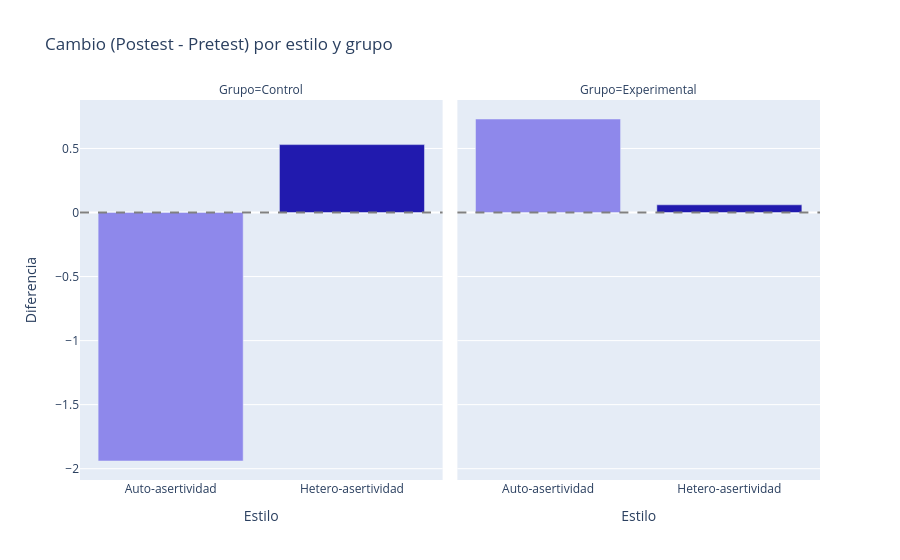

The code cell stored with this chart in its notebook:
### Code cell
fig = px.bar(
    tabla_diff,
    x='Estilo',
    y='Diferencia',
    color='Estilo',
    facet_col='Grupo',
    color_discrete_map=colores,
    title='Cambio (Postest - Pretest) por estilo y grupo'
)
fig.add_hline(y=0, line_dash='dash', line_color='gray') 
fig.update_layout(showlegend=False)
fig.show()

### Figure 1 — Plotly figure (JSON) as saved in the notebook; plotly's stock layout.template omitted (floating-point values rounded to 4 significant figures)
{"data": [{"alignmentgroup": "True", "hovertemplate": "Estilo=%{x}<br>Grupo=Control<br>Diferencia=%{y}<extra></extra>", "legendgroup": "Auto-asertividad", "marker": {"color": "#8E88EB", "pattern": {"shape": ""}}, "name": "Auto-asertividad", "offsetgroup": "Auto-asertividad", "orientation": "v", "showlegend": true, "textposition": "auto", "type": "bar", "x": ["Auto-asertividad"], "xaxis": "x", "y": [-1.94], "yaxis": "y"}, {"alignmentgroup": "True", "hovertemplate": "Estilo=%{x}<br>Grupo=Experimental<br>Diferencia=%{y}<extra></extra>", "legendgroup": "Auto-asertividad", "marker": {"color": "#8E88EB", "pattern": {"shape": ""}}, "name": "Auto-asertividad", "offsetgroup": "Auto-asertividad", "orientation": "v", "showlegend": false, "textposition": "auto", "type": "bar", "x": ["Auto-asertividad"], "xaxis": "x2", "y": [0.73], "yaxis": "y2"}, {"alignmentgroup": "True", "hovertemplate": "Estilo=%{x}<br>Grupo=Control<br>Diferencia=%{y}<extra></extra>", "legendgroup": "Hetero-asertividad", "marker": {"color": "#211AAE", "pattern": {"shape": ""}}, "name": "Hetero-asertividad", "offsetgroup": "Hetero-asertividad", "orientation": "v", "showlegend": true, "textposition": "auto", "type": "bar", "x": ["Hetero-asertividad"], "xaxis": "x", "y": [0.53], "yaxis": "y"}, {"alignmentgroup": "True", "hovertemplate": "Estilo=%{x}<br>Grupo=Experimental<br>Diferencia=%{y}<extra></extra>", "legendgroup": "Hetero-asertividad", "marker": {"color": "#211AAE", "pattern": {"shape": ""}}, "name": "Hetero-asertividad", "offsetgroup": "Hetero-asertividad", "orientation": "v", "showlegend": false, "textposition": "auto", "type": "bar", "x": ["Hetero-asertividad"], "xaxis": "x2", "y": [0.06], "yaxis": "y2"}], "layout": {"annotations": [{"showarrow": false, "text": "Grupo=Control", "x": 0.245, "xanchor": "center", "xref": "paper", "y": 1, "yanchor": "bottom", "yref": "paper"}, {"showarrow": false, "text": "Grupo=Experimental", "x": 0.755, "xanchor": "center", "xref": "paper", "y": 1, "yanchor": "bottom", "yref": "paper"}], "barmode": "relative", "legend": {"title": {"text": "Estilo"}, "tracegroupgap": 0}, "shapes": [{"line": {"color": "gray", "dash": "dash"}, "type": "line", "x0": 0, "x1": 1, "xref": "x domain", "y0": 0, "y1": 0, "yref": "y"}, {"line": {"color": "gray", "dash": "dash"}, "type": "line", "x0": 0, "x1": 1, "xref": "x2 domain", "y0": 0, "y1": 0, "yref": "y2"}], "showlegend": false, "title": {"text": "Cambio (Postest - Pretest) por estilo y grupo"}, "xaxis": {"anchor": "y", "categoryarray": ["Auto-asertividad", "Hetero-asertividad"], "categoryorder": "array", "domain": [0, 0.49], "title": {"text": "Estilo"}}, "xaxis2": {"anchor": "y2", "categoryarray": ["Auto-asertividad", "Hetero-asertividad"], "categoryorder": "array", "domain": [0.51, 1], "matches": "x", "title": {"text": "Estilo"}}, "yaxis": {"anchor": "x", "domain": [0, 1], "title": {"text": "Diferencia"}}, "yaxis2": {"anchor": "x2", "domain": [0, 1], "matches": "y", "showticklabels": false}}}
